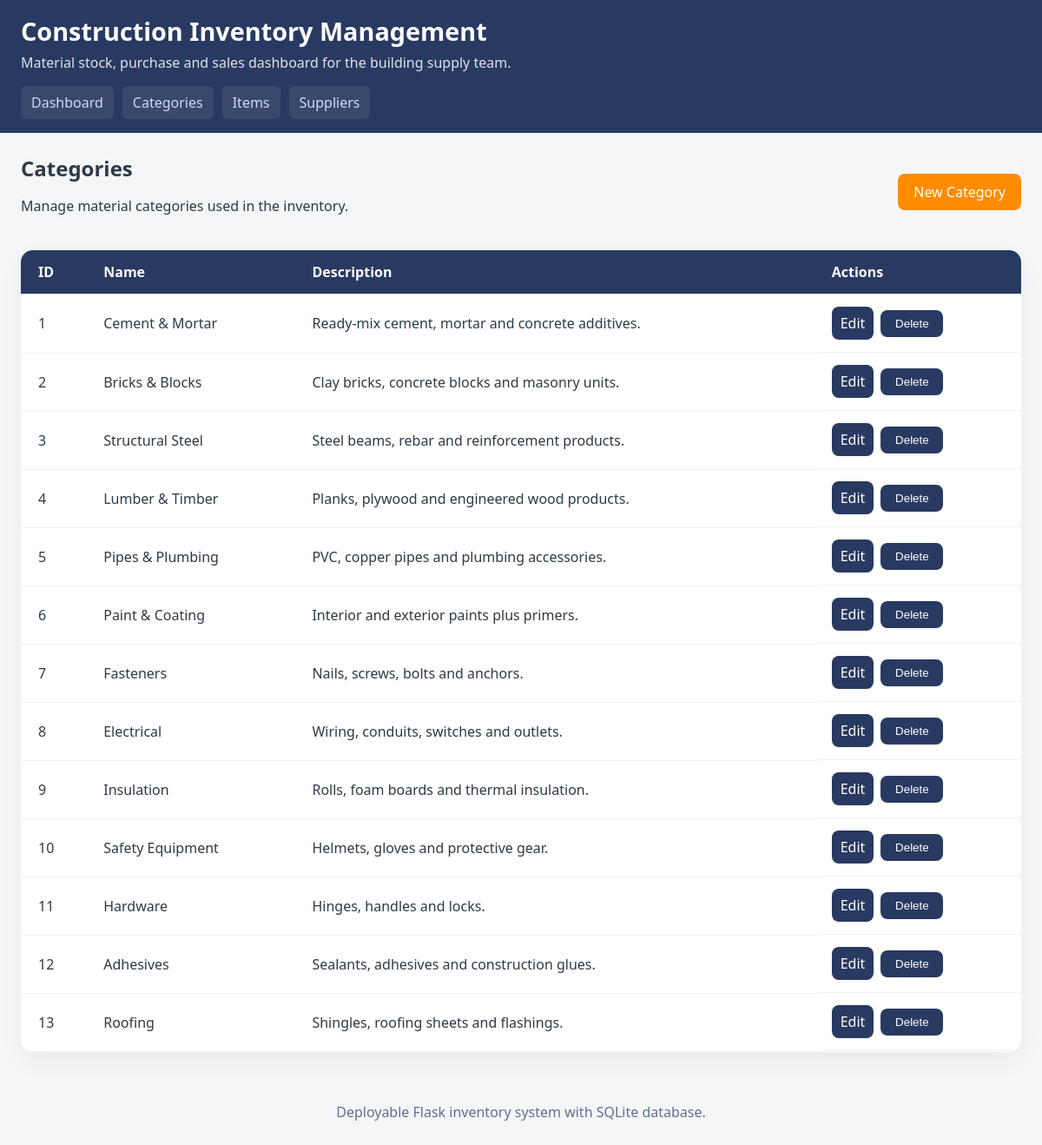
The page /categories on the database its author committed.
### tables this page shows
CREATE TABLE categories (
        category_id INTEGER PRIMARY KEY AUTOINCREMENT,
        name TEXT NOT NULL UNIQUE,
        description TEXT
    );

### app.py (the view)
@app.route('/categories')
def category_list():
    categories = query_db('SELECT * FROM categories ORDER BY category_id')
    return render_template('categories.html', categories=categories)

### app.py (called while the page is built)
def get_db():
    db = getattr(g, '_database', None)
    if db is None:
        db = g._database = sqlite3.connect(DB_PATH)
        db.row_factory = sqlite3.Row
    return db

def query_db(query, args=(), one=False):
    cur = get_db().execute(query, args)
    rv = cur.fetchall()
    cur.close()
    return (rv[0] if rv else None) if one else rv

@app.teardown_appcontext
def close_connection(exception):
    db = getattr(g, '_database', None)
    if db is not None:
        db.close()

### templates/categories.html
{% extends 'base.html' %}
{% block content %}
<section class="page-header">
    <div>
        <h2>Categories</h2>
        <p>Manage material categories used in the inventory.</p>
    </div>
    <a class="button" href="{{ url_for('category_create') }}">New Category</a>
</section>
<table>
    <thead>
        <tr>
            <th>ID</th>
            <th>Name</th>
            <th>Description</th>
            <th>Actions</th>
        </tr>
    </thead>
    <tbody>
        {% for category in categories %}
        <tr>
            <td>{{ category.category_id }}</td>
            <td>{{ category.name }}</td>
            <td>{{ category.description }}</td>
            <td class="actions">
                <a href="{{ url_for('category_edit', category_id=category.category_id) }}">Edit</a>
                <form method="post" action="{{ url_for('category_delete', category_id=category.category_id) }}" onsubmit="return confirm('Delete this category?');">
                    <button type="submit">Delete</button>
                </form>
            </td>
        </tr>
        {% endfor %}
    </tbody>
</table>
{% endblock %}

### static/styles.css (style rules this page uses)
* { box-sizing: border-box; }
body { margin: 0; font-family: 'Segoe UI', Tahoma, Geneva, Verdana, sans-serif; background: #f4f6f8; color: #2e3a46; }
.page-header, .dashboard, .summary-tables { margin-bottom: 24px; }
.page-header { display: flex; justify-content: space-between; flex-wrap: wrap; align-items: center; gap: 16px; }
.page-header h2 { margin: 0; }
.button { display:inline-block; background:#ff8c00; color:#fff; text-decoration:none; padding: 10px 18px; border-radius:8px; transition: background .2s ease; }
table { width:100%; border-collapse: collapse; background:#fff; border-radius:14px; overflow:hidden; box-shadow:0 10px 28px rgba(0,0,0,0.05); }
thead { background:#283a61; color:#fff; }
th, td { padding: 14px 16px; text-align:left; border-bottom:1px solid #edf0f5; }
th:first-child, td:first-child { padding-left: 20px; }
.actions { display:flex; gap:8px; align-items:center; }
.actions a, .actions button { background:#283a61; color:#fff; border:none; padding:8px 10px; border-radius:8px; text-decoration:none; cursor:pointer; }
.actions button { min-width: 72px; }
.actions form { margin:0; }

### rows shown on the page
categories: category_id "1", name "Cement & Mortar", description "Ready-mix cement, mortar and concrete additives."
categories: category_id "2", name "Bricks & Blocks", description "Clay bricks, concrete blocks and masonry units."
categories: category_id "3", name "Structural Steel", description "Steel beams, rebar and reinforcement products."
categories: category_id "4", name "Lumber & Timber", description "Planks, plywood and engineered wood products."
categories: category_id "5", name "Pipes & Plumbing", description "PVC, copper pipes and plumbing accessories."
categories: category_id "6", name "Paint & Coating", description "Interior and exterior paints plus primers."
categories: category_id "7", name "Fasteners", description "Nails, screws, bolts and anchors."
categories: category_id "8", name "Electrical", description "Wiring, conduits, switches and outlets."
categories: category_id "9", name "Insulation", description "Rolls, foam boards and thermal insulation."
categories: category_id "10", name "Safety Equipment", description "Helmets, gloves and protective gear."
categories: category_id "11", name "Hardware", description "Hinges, handles and locks."
categories: category_id "12", name "Adhesives", description "Sealants, adhesives and construction glues."
categories: category_id "13", name "Roofing", description "Shingles, roofing sheets and flashings."
